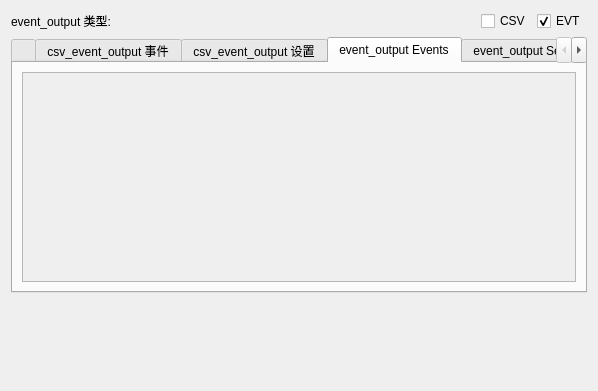
<?xml version="1.0" encoding="UTF-8"?>
<ui version="4.0">
 <class>EventOutputWriterDialog</class>
 <widget class="QWidget" name="EventOutputWriterDialog">
  <property name="enabled">
   <bool>true</bool>
  </property>
  <property name="geometry">
   <rect>
    <x>0</x>
    <y>0</y>
    <width>598</width>
    <height>391</height>
   </rect>
  </property>
  <property name="windowTitle">
   <string>事件输出编辑器</string>
  </property>
  <layout class="QGridLayout" name="gridLayout">
   <item row="0" column="2">
    <widget class="QCheckBox" name="mCSV">
     <property name="text">
      <string>CSV</string>
     </property>
     <property name="checked">
      <bool>false</bool>
     </property>
    </widget>
   </item>
   <item row="0" column="3">
    <widget class="QCheckBox" name="mEVT">
     <property name="text">
      <string>EVT</string>
     </property>
     <property name="checked">
      <bool>true</bool>
     </property>
    </widget>
   </item>
   <item row="0" column="1">
    <spacer name="mOutputTypeSpacer">
     <property name="orientation">
      <enum>Qt::Horizontal</enum>
     </property>
     <property name="sizeHint" stdset="0">
      <size>
       <width>40</width>
       <height>20</height>
      </size>
     </property>
    </spacer>
   </item>
   <item row="0" column="0">
    <widget class="QLabel" name="mOutputTypeLabel">
     <property name="text">
      <string>event_output 类型:</string>
     </property>
    </widget>
   </item>
   <item row="3" column="0" colspan="4">
    <widget class="QTabWidget" name="tabWidget">
     <property name="enabled">
      <bool>true</bool>
     </property>
     <property name="toolTip">
      <string>&lt;html&gt;&lt;head/&gt;&lt;body&gt;&lt;p&gt;Change the tabs to change what properties of event_output you are editing.&lt;/p&gt;&lt;/body&gt;&lt;/html&gt;</string>
     </property>
     <property name="currentIndex">
      <number>3</number>
     </property>
     <widget class="QWidget" name="mDummyTab">
      <attribute name="title">
       <string/>
      </attribute>
     </widget>
     <widget class="QWidget" name="mCSV_EventsTab">
      <attribute name="title">
       <string>csv_event_output 事件</string>
      </attribute>
      <layout class="QGridLayout" name="mEventsTabLayout">
       <item row="0" column="0">
        <widget class="QScrollArea" name="mCSV_EventsScrollArea">
         <property name="widgetResizable">
          <bool>true</bool>
         </property>
         <widget class="wizard::EventOutput::event::Widget" name="mCSV_Events">
          <property name="enabled">
           <bool>true</bool>
          </property>
          <property name="geometry">
           <rect>
            <x>0</x>
            <y>0</y>
            <width>554</width>
            <height>214</height>
           </rect>
          </property>
          <property name="toolTip">
           <string>&lt;html&gt;&lt;head/&gt;&lt;body&gt;&lt;p&gt;Change the events for the csv_event_output block.&lt;/p&gt;&lt;/body&gt;&lt;/html&gt;</string>
          </property>
         </widget>
        </widget>
       </item>
      </layout>
     </widget>
     <widget class="QWidget" name="mCSV_SettingsTab">
      <attribute name="title">
       <string>csv_event_output 设置</string>
      </attribute>
      <layout class="QGridLayout" name="gridLayout_2">
       <item row="0" column="0">
        <widget class="QScrollArea" name="mCSV_SettingsScrollArea">
         <property name="widgetResizable">
          <bool>true</bool>
         </property>
         <widget class="wizard::EventOutput::setting::Widget" name="mCSV_Settings">
          <property name="enabled">
           <bool>true</bool>
          </property>
          <property name="geometry">
           <rect>
            <x>0</x>
            <y>0</y>
            <width>554</width>
            <height>214</height>
           </rect>
          </property>
          <property name="toolTip">
           <string>&lt;html&gt;&lt;head/&gt;&lt;body&gt;&lt;p&gt;Change the settings for the csv_event_output block.&lt;/p&gt;&lt;/body&gt;&lt;/html&gt;</string>
          </property>
         </widget>
        </widget>
       </item>
      </layout>
     </widget>
     <widget class="QWidget" name="mEVT_EventsTab">
      <attribute name="title">
       <string>event_output Events</string>
      </attribute>
      <layout class="QGridLayout" name="gridLayout_3">
       <item row="0" column="0">
        <widget class="QScrollArea" name="mEVT_EventsScrollArea">
         <property name="widgetResizable">
          <bool>true</bool>
         </property>
         <widget class="wizard::EventOutput::event::Widget" name="mEVT_Events">
          <property name="enabled">
           <bool>true</bool>
          </property>
          <property name="geometry">
           <rect>
            <x>0</x>
            <y>0</y>
            <width>554</width>
            <height>214</height>
           </rect>
          </property>
          <property name="toolTip">
           <string>&lt;html&gt;&lt;head/&gt;&lt;body&gt;&lt;p&gt;Change the events for the event_output block.&lt;/p&gt;&lt;/body&gt;&lt;/html&gt;</string>
          </property>
         </widget>
        </widget>
       </item>
      </layout>
     </widget>
     <widget class="QWidget" name="mEVT_SettingsTab">
      <attribute name="title">
       <string>event_output Settings</string>
      </attribute>
      <layout class="QGridLayout" name="gridLayout_4">
       <item row="0" column="0">
        <widget class="QScrollArea" name="mEVT_SettingsScrollArea">
         <property name="widgetResizable">
          <bool>true</bool>
         </property>
         <widget class="wizard::EventOutput::setting::Widget" name="mEVT_Settings">
          <property name="enabled">
           <bool>true</bool>
          </property>
          <property name="geometry">
           <rect>
            <x>0</x>
            <y>0</y>
            <width>554</width>
            <height>214</height>
           </rect>
          </property>
          <property name="toolTip">
           <string>&lt;html&gt;&lt;head/&gt;&lt;body&gt;&lt;p&gt;Change the settings for the event_output block.&lt;/p&gt;&lt;/body&gt;&lt;/html&gt;</string>
          </property>
         </widget>
        </widget>
       </item>
      </layout>
     </widget>
    </widget>
   </item>
   <item row="4" column="0" colspan="4">
    <widget class="wizard::EventOutput::FileLocatorWidget" name="mFile" native="true">
     <property name="minimumSize">
      <size>
       <width>0</width>
       <height>50</height>
      </size>
     </property>
    </widget>
   </item>
   <item row="5" column="0" colspan="4">
    <widget class="wizard::EventOutput::DialogButtonsWidget" name="mMainButtons" native="true">
     <property name="minimumSize">
      <size>
       <width>0</width>
       <height>25</height>
      </size>
     </property>
    </widget>
   </item>
  </layout>
 </widget>
 <customwidgets>
  <customwidget>
   <class>wizard::EventOutput::DialogButtonsWidget</class>
   <extends>QWidget</extends>
   <header>DialogButtonsWidget.hpp</header>
   <container>1</container>
  </customwidget>
  <customwidget>
   <class>wizard::EventOutput::event::Widget</class>
   <extends>QWidget</extends>
   <header>EventWidget.hpp</header>
   <container>1</container>
  </customwidget>
  <customwidget>
   <class>wizard::EventOutput::FileLocatorWidget</class>
   <extends>QWidget</extends>
   <header>FileLocatorWidget.hpp</header>
   <container>1</container>
  </customwidget>
  <customwidget>
   <class>wizard::EventOutput::setting::Widget</class>
   <extends>QWidget</extends>
   <header>SettingWidget.hpp</header>
   <container>1</container>
  </customwidget>
 </customwidgets>
 <resources/>
 <connections/>
</ui>
